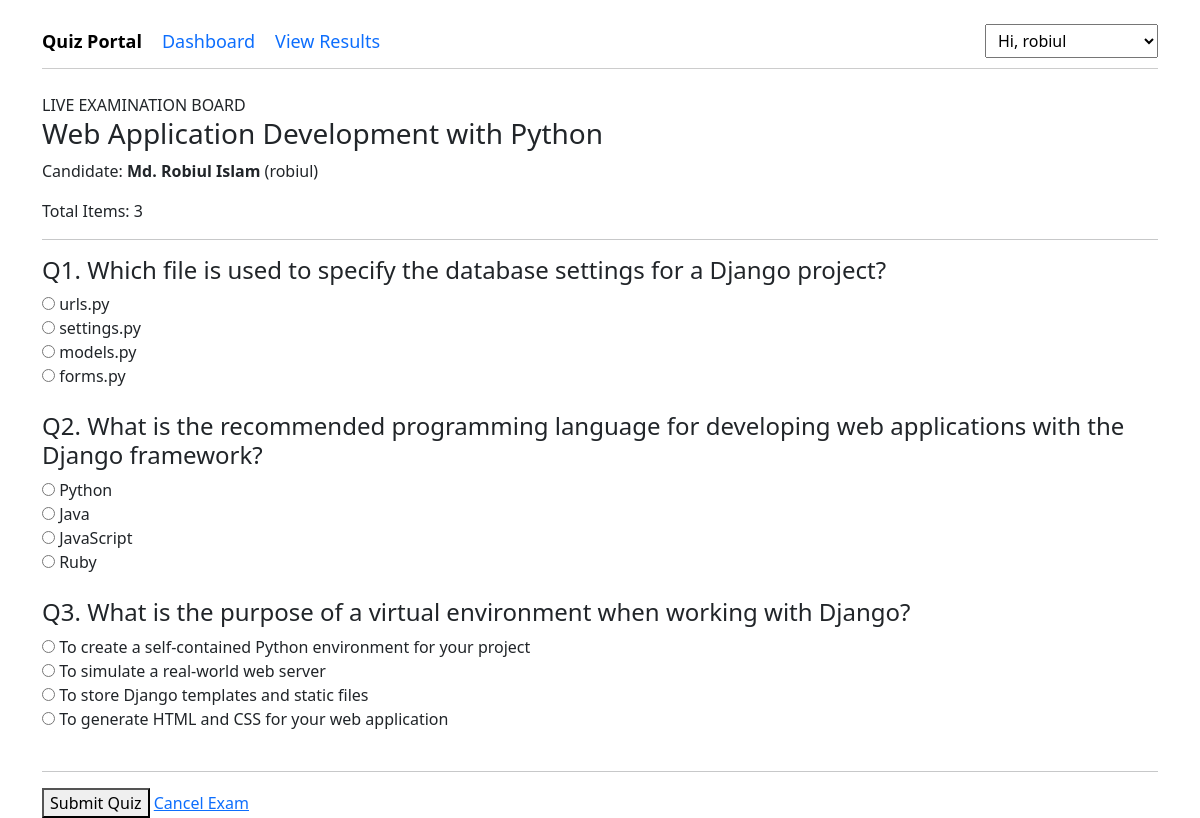
/quiz/start/2/ (signed in), run on the app's committed database.
### QuizApp/models.py (models this page shows, shortened)
class Quiz(models.Model):
    title = models.CharField(max_length=255)
    description = models.TextField(max_length=255, blank=True, null=True)

class Participant(models.Model):
    GENDER_CHOICES = [
        ('', 'Select Gender'),
        ('Male', 'Male'),
        ('Female', 'Female'),
        ('Other', 'Other'),
    ]
    user = models.OneToOneField(User, on_delete=models.CASCADE, related_name='participant')
    name = models.CharField(max_length=100)
    student_class = models.CharField(max_length=50)
    age = models.PositiveIntegerField(blank=True, null=True)
    gender = models.CharField(max_length=10, choices=GENDER_CHOICES, blank=True)
    institution = models.CharField(max_length=200)

class Question(models.Model):
    quiz = models.ForeignKey(Quiz, on_delete=models.CASCADE, related_name='questions')
    question = models.TextField(max_length=255, blank=True, null=True)

class Option(models.Model):
    question = models.ForeignKey(Question, on_delete=models.CASCADE, related_name='options')
    option = models.CharField(max_length=255)
    is_correct = models.BooleanField(default=False)

### QuizApp/views.py (the view, shortened to what this page needs)
# urls.py: path('quiz/start/<int:quiz_id>/', start_quiz, name='start_quiz'),
@login_required(login_url='user_login')
def start_quiz(request, quiz_id):
    if (request.user.is_staff or request.user.is_superuser):
        messages.error(request, 'Access denied. Administrators cannot participate in quizzes.')
        return redirect('dashboard')
    try:
        participant = request.user.participant
    except Participant.DoesNotExist:
        messages.warning(request, 'Please complete your participant profile details first before taking a quiz.')
        return redirect('participant')
    quiz = get_object_or_404(Quiz, id=quiz_id)
    questions_list = list(quiz.questions.all())
    if not questions_list:
        messages.warning(request, 'This quiz does not have any questions available yet.')
        return redirect('dashboard')
    random.shuffle(questions_list)
    quiz_data = []
    for question in questions_list:
        options = list(question.options.all())
        random.shuffle(options)
        quiz_data.append({
            'question': question,
            'options': options
        })
    context = {
        'page': f'Quiz: {quiz.title}',
        'quiz': quiz,
        'quiz_data': quiz_data,
        'question_count': len(questions_list),
        'profile': participant
    }
    return render(request, 'start_quiz.html', context)

### templates/start_quiz.html (shortened to what this page needs)
{% extends 'base.html' %}
{% block content %}
<div>
    <div>
        <span>LIVE EXAMINATION BOARD</span>
        <h3>{{ quiz.title }}</h3>
        <p>Candidate: <strong>{{ profile.name }}</strong> ({{ request.user.username }})</p>
        <p>Total Items: {{ question_count }}</p>
    </div>
    <hr>
    <form method="POST" action="{% url 'start_quiz' quiz.id %}">
        {% for item in quiz_data %}
        <div>
            <h4>Q{{ forloop.counter }}. {{ item.question.question }}</h4>
            <div>
                {% for option in item.options %}
                <div>
                    <input type="radio" name="question_{{ item.question.id }}" id="option_{{ option.id }}" value="{{ option.id }}" required>
                    <label for="option_{{ option.id }}">{{ option.option }}</label>
                </div>
                {% empty %}
                <p>No answer options compiled for this question item yet.</p>
                {% endfor %}
            </div>
        </div>
        <br>
        {% endfor %}
        <hr>
        <div>
            <button type="submit" onclick="return confirm('Are you sure you want to finish the exam and submit your choices for scoring evaluation?');">
                Submit Quiz
            </button>
            <a href="{% url 'dashboard' %}">Cancel Exam</a>
        </div>
    </form>
</div>
{% endblock %}

### data on the page
Quiz: title "Web Application Development with Python"
Participant: name "Md. Robiul Islam"
Question: question.question "Which file is used to specify the database settings for a Django project?"
Option: option "urls.py"
Option: option "settings.py"
Option: option "models.py"
Option: option "forms.py"
Question: question.question "What is the recommended programming language for developing web applications with the Django framework?"
Option: option "Python"
Option: option "Java"
Option: option "JavaScript"
Option: option "Ruby"
Question: question.question "What is the purpose of a virtual environment when working with Django?"
Option: option "To create a self-contained Python environment for your project"
Option: option "To simulate a real-world web server"
Option: option "To store Django templates and static files"
Option: option "To generate HTML and CSS for your web application"

### other printed values
{{ request.user.username }} "robiul"
{{ question_count }} "3"
